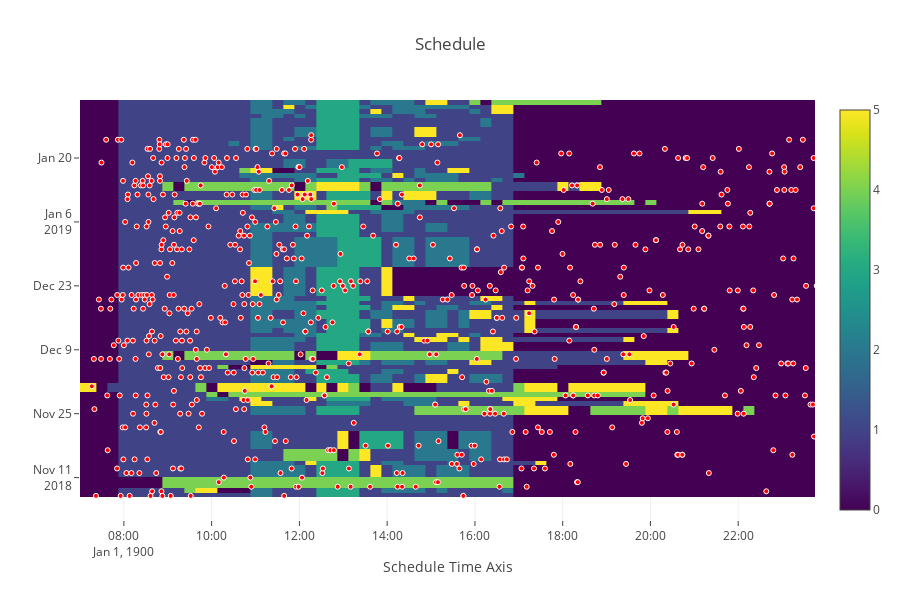

The cell this chart's notebook holds for it:
### Code cell
heatmap = go.Heatmap(
    z=schedule.values,
    x=schedule.columns,
    y=schedule.index,
    text=schedule_encoded.values,
    hoverinfo='text',
    name='Schedule',
    colorscale='Viridis'
)

scatterplot = go.Scatter(
    x = tweets['faketime'],
    y = tweets['date'],
    text = tweets['faketime'],
    hoverinfo='text',
    mode = 'markers',
    name='Tweets',
    marker = dict(
        size = 5,
        color = 'red',
        line = dict(
            color = 'white',
            width = 1,
        )
    )
)

data = [scatterplot,heatmap]
#data = [heatmap]

layout = go.Layout(
    title = "Schedule",
    hovermode='closest',
    xaxis=dict(
        title='Schedule Time Axis',
        range=[schedule.columns[28],schedule.columns.max()]
    ),
    height=600
)

fig = go.Figure(data=data,layout=layout)
py.offline.iplot(fig)
#py.offline.plot(fig,'trump_schedule_tweet_overlay.html')
